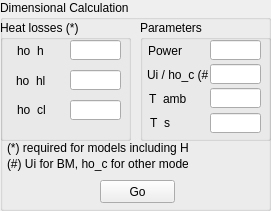
   <widget class="QGroupBox" name="groupBox_6">
    <property name="geometry">
     <rect>
      <x>654</x>
      <y>10</y>
      <width>271</width>
      <height>211</height>
     </rect>
    </property>
    <property name="title">
     <string>Dimensional Calculation</string>
    </property>
    <widget class="QGroupBox" name="groupBox_7">
     <property name="geometry">
      <rect>
       <x>0</x>
       <y>20</y>
       <width>131</width>
       <height>121</height>
      </rect>
     </property>
     <property name="title">
      <string>Heat losses (*)</string>
     </property>
     <widget class="QLineEdit" name="LE_hoh">
      <property name="geometry">
       <rect>
        <x>70</x>
        <y>20</y>
        <width>51</width>
        <height>20</height>
       </rect>
      </property>
     </widget>
     <widget class="QLineEdit" name="LE_hohl">
      <property name="geometry">
       <rect>
        <x>70</x>
        <y>50</y>
        <width>51</width>
        <height>20</height>
       </rect>
      </property>
     </widget>
     <widget class="QLineEdit" name="LE_hocl">
      <property name="geometry">
       <rect>
        <x>70</x>
        <y>80</y>
        <width>51</width>
        <height>20</height>
       </rect>
      </property>
     </widget>
     <widget class="QLabel" name="label_32">
      <property name="geometry">
       <rect>
        <x>17</x>
        <y>24</y>
        <width>47</width>
        <height>13</height>
       </rect>
      </property>
      <property name="text">
       <string>ho_h</string>
      </property>
     </widget>
     <widget class="QLabel" name="label_33">
      <property name="geometry">
       <rect>
        <x>16</x>
        <y>54</y>
        <width>47</width>
        <height>13</height>
       </rect>
      </property>
      <property name="text">
       <string>ho_hl</string>
      </property>
     </widget>
     <widget class="QLabel" name="label_34">
      <property name="geometry">
       <rect>
        <x>17</x>
        <y>83</y>
        <width>47</width>
        <height>13</height>
       </rect>
      </property>
      <property name="text">
       <string>ho_cl</string>
      </property>
     </widget>
    </widget>
    <widget class="QGroupBox" name="groupBox_8">
     <property name="geometry">
      <rect>
       <x>140</x>
       <y>20</y>
       <width>131</width>
       <height>121</height>
      </rect>
     </property>
     <property name="title">
      <string>Parameters</string>
     </property>
     <widget class="QLineEdit" name="LE_Q">
      <property name="geometry">
       <rect>
        <x>70</x>
        <y>20</y>
        <width>51</width>
        <height>20</height>
       </rect>
      </property>
     </widget>
     <widget class="QLineEdit" name="LE_hoc">
      <property name="geometry">
       <rect>
        <x>70</x>
        <y>44</y>
        <width>51</width>
        <height>20</height>
       </rect>
      </property>
     </widget>
     <widget class="QLineEdit" name="LE_Tamb">
      <property name="geometry">
       <rect>
        <x>70</x>
        <y>68</y>
        <width>51</width>
        <height>20</height>
       </rect>
      </property>
     </widget>
     <widget class="QLineEdit" name="LE_Ts">
      <property name="geometry">
       <rect>
        <x>70</x>
        <y>93</y>
        <width>51</width>
        <height>20</height>
       </rect>
      </property>
     </widget>
     <widget class="QLabel" name="label_35">
      <property name="geometry">
       <rect>
        <x>8</x>
        <y>24</y>
        <width>47</width>
        <height>13</height>
       </rect>
      </property>
      <property name="text">
       <string>Power</string>
      </property>
     </widget>
     <widget class="QLabel" name="label_36">
      <property name="geometry">
       <rect>
        <x>7</x>
        <y>47</y>
        <width>61</width>
        <height>16</height>
       </rect>
      </property>
      <property name="text">
       <string>Ui / ho_c (#)</string>
      </property>
     </widget>
     <widget class="QLabel" name="label_37">
      <property name="geometry">
       <rect>
        <x>9</x>
        <y>72</y>
        <width>47</width>
        <height>13</height>
       </rect>
      </property>
      <property name="text">
       <string>T_amb</string>
      </property>
     </widget>
     <widget class="QLabel" name="label_38">
      <property name="geometry">
       <rect>
        <x>10</x>
        <y>96</y>
        <width>47</width>
        <height>13</height>
       </rect>
      </property>
      <property name="text">
       <string>T_s</string>
      </property>
     </widget>
    </widget>
    <widget class="QLabel" name="label_39">
     <property name="geometry">
      <rect>
       <x>7</x>
       <y>140</y>
       <width>181</width>
       <height>16</height>
      </rect>
     </property>
     <property name="text">
      <string>(*) required for models including HL</string>
     </property>
    </widget>
    <widget class="QPushButton" name="PB_DIM">
     <property name="geometry">
      <rect>
       <x>100</x>
       <y>180</y>
       <width>75</width>
       <height>23</height>
      </rect>
     </property>
     <property name="text">
      <string>Go</string>
     </property>
    </widget>
    <widget class="QLabel" name="label_42">
     <property name="geometry">
      <rect>
       <x>7</x>
       <y>156</y>
       <width>181</width>
       <height>16</height>
      </rect>
     </property>
     <property name="text">
      <string>(#) Ui for BM, ho_c for other models</string>
     </property>
    </widget>
   </widget>
